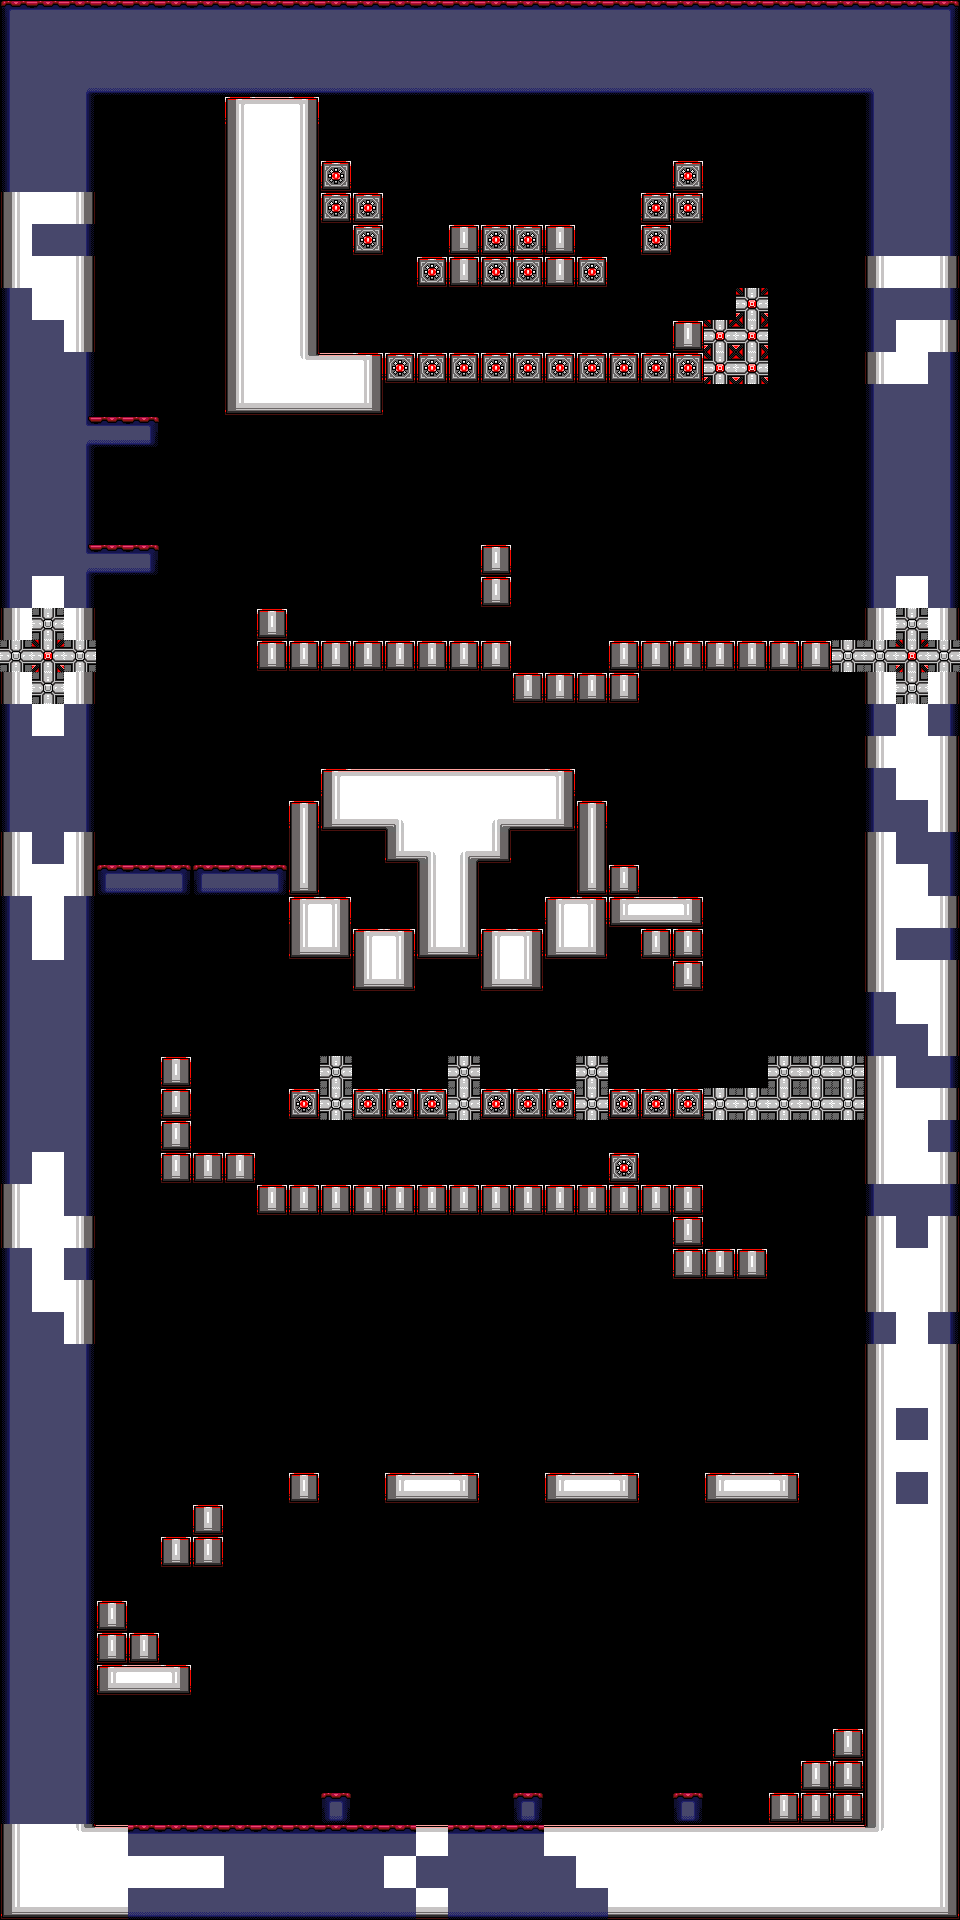

The image is a tile-based game level rendered from a .tmx file. Its description and source (layers, tilesets, objects; grid data summarised) follow:
An orthogonal 30x60 tile map with 32x32 px tiles, 1 tile layer (Solid), 6 tilesets and 60 objects (9x spring, 7x jump, 7x sunmask, 7x fire_trap, 5x plataforma, ...).

<map version="1.0" orientation="orthogonal" renderorder="right-down" width="30" height="60" tilewidth="32" tileheight="32" nextobjectid="221">
 <tileset firstgid="1" name="tileset" tilewidth="32" tileheight="32" tilecount="64">
  <image source="../../images/tileset.png" width="256" height="256" />
 </tileset>
 <tileset firstgid="65" name="plataforma" tilewidth="32" tileheight="32" tilecount="2">
  <image source="../../images/plataforma.png" width="64" height="32" />
 </tileset>
 <tileset firstgid="67" name="proto_basic_item" tilewidth="16" tileheight="16" tilecount="3">
  <image source="../../images/proto_basic_item.png" width="48" height="16" />
 </tileset>
 <tileset firstgid="70" name="proto_e_fly" tilewidth="32" tileheight="32" tilecount="4">
  <image source="../../images/proto_e_fly.png" width="64" height="64" />
 </tileset>
 <tileset firstgid="74" name="proto_e_jumper" tilewidth="32" tileheight="32" tilecount="12">
  <image source="../../images/proto_e_jumper.png" width="128" height="96" />
 </tileset>
 <tileset firstgid="86" name="static_enemy" tilewidth="32" tileheight="32" tilecount="4">
  <image source="../../images/static_enemy.png" width="64" height="64" />
 </tileset>
 <layer name="Solid" width="30" height="60">
  <data>[1800 cells, 737 non-empty, 37 distinct tile ids]</data>
 </layer>
 <objectgroup name="Player">
  <object id="1" type="player_start" x="160" y="1792" width="32" height="32" />
  <object id="171" type="Yway" gid="23" x="96" y="1824" width="32" height="32" />
  <object id="187" type="corridor" gid="23" x="480" y="224" width="32" height="32" />
  <object id="188" type="save_t" x="464" y="320" width="32" height="31" />
 </objectgroup>
 <objectgroup color="#00ff00" name="Plataforma">
  <object id="172" name="hcr" type="plataforma" x="507.333" y="1698" width="246.667" height="16">
   <properties>
    <property name="LMTTIPE" value="1" />
    <property name="TIPE" value="1" />
    <property name="dir" value="0" />
   </properties>
  </object>
  <object id="173" type="spring" x="190" y="689.334" width="32" height="16" />
  <object id="174" type="spring" x="160" y="848" width="32" height="16" />
  <object id="184" type="fall" gid="39" x="512" y="576" width="32" height="32">
   <properties>
    <property name="tile" value="4" />
   </properties>
  </object>
  <object id="185" type="fall" gid="39" x="576" y="576" width="32" height="32">
   <properties>
    <property name="tile" value="4" />
   </properties>
  </object>
  <object id="186" type="fall" gid="39" x="544" y="576" width="32" height="32">
   <properties>
    <property name="tile" value="4" />
   </properties>
  </object>
  <object id="191" name="vcd" type="plataforma" x="793.333" y="290.667" width="46.3348" height="283.333">
   <properties>
    <property name="LMTTIPE" value="1" />
    <property name="TIPE" value="1" />
    <property name="dir" value="1" />
   </properties>
  </object>
  <object id="192" name="h" type="plataforma" x="614.332" y="544.667" width="165.668" height="29.3333">
   <properties>
    <property name="LMTTIPE" value="0" />
    <property name="TIPE" value="0" />
    <property name="dir" value="0" />
   </properties>
  </object>
  <object id="197" type="spring" x="800" y="1040" width="32" height="16" />
  <object id="204" name="hcr" type="plataforma" x="218" y="1698" width="244.667" height="16">
   <properties>
    <property name="LMTTIPE" value="1" />
    <property name="TIPE" value="1" />
    <property name="dir" value="0" />
   </properties>
  </object>
  <object id="205" name="vcd" type="plataforma" x="793" y="1248" width="48" height="190">
   <properties>
    <property name="LMTTIPE" value="1" />
    <property name="TIPE" value="1" />
    <property name="dir" value="1" />
   </properties>
  </object>
  <object id="206" type="spring" x="192" y="848" width="32" height="16" />
  <object id="207" type="spring" x="448.667" y="623.333" width="32" height="16" />
  <object id="217" type="spring" x="224" y="848" width="32" height="16" />
  <object id="218" type="spring" x="256" y="848" width="32" height="16" />
  <object id="219" type="spring" x="96" y="848" width="32" height="16" />
  <object id="220" type="spring" x="128" y="848" width="32" height="16" />
 </objectgroup>
 <objectgroup color="#0000ff" name="Enemy">
  <object id="136" type="omnishot" gid="86" x="708.75" y="994.502" width="32" height="32" />
  <object id="138" type="jump" gid="77" x="438.917" y="1185.33" width="32" height="32" />
  <object id="139" type="sunmask" gid="70" x="128.417" y="709.835" width="32" height="32" />
  <object id="140" type="cloud" gid="72" x="790.25" y="821.002" width="32" height="32" />
  <object id="141" type="cloud" gid="72" x="675.417" y="481.168" width="32" height="32" />
  <object id="145" type="jump" gid="77" x="336.25" y="1188" width="32" height="32" />
  <object id="146" type="sunmask" gid="70" x="563.417" y="486.168" width="32" height="32" />
  <object id="148" type="cloud" gid="72" x="390.25" y="728.002" width="32" height="32" />
  <object id="149" type="omnishot" gid="86" x="672.75" y="1347.5" width="32" height="32" />
  <object id="152" type="jump" gid="77" x="637.25" y="1810" width="32" height="32" />
  <object id="153" type="omnishot" gid="86" x="384" y="513" width="32" height="32" />
  <object id="156" type="jump" gid="77" x="460.25" y="1804" width="32" height="32" />
  <object id="157" type="omnishot" gid="86" x="468" y="1608" width="32" height="32" />
  <object id="158" type="jump" gid="77" x="521.25" y="1068" width="32" height="32" />
  <object id="163" type="cloud" gid="72" x="221.674" y="1332.85" width="32" height="32" />
  <object id="164" type="jump" gid="77" x="700.917" y="1085" width="32" height="32" />
  <object id="165" type="trishot" gid="87" x="161.417" y="1055" width="32" height="32">
   <properties>
    <property name="dir" value="1" />
   </properties>
  </object>
  <object id="167" type="jump" gid="77" x="372.25" y="1082" width="32" height="32" />
  <object id="170" type="single" gid="88" x="832" y="1472" width="32" height="32">
   <properties>
    <property name="dir" value="0" />
   </properties>
  </object>
  <object id="198" type="omnishot" gid="86" x="354" y="1346" width="32" height="32" />
  <object id="199" type="cloud" gid="72" x="502.182" y="1377.94" width="32" height="32" />
  <object id="208" type="sunmask" gid="70" x="748.667" y="1586.67" width="32" height="32" />
  <object id="209" type="sunmask" gid="70" x="388.333" y="1580.67" width="32" height="32" />
  <object id="210" type="sunmask" gid="70" x="131" y="808" width="32" height="32" />
  <object id="211" type="sunmask" gid="70" x="351" y="896" width="32" height="32" />
  <object id="212" type="sunmask" gid="70" x="513" y="897" width="32" height="32" />
 </objectgroup>
 <objectgroup color="#ff0000" name="Trap">
  <object id="175" type="fire_trap" x="274" y="1152" width="32" height="32" />
  <object id="176" type="fire_trap" x="384" y="1152" width="32" height="32" />
  <object id="177" type="fire_trap" x="224" y="1120" width="32" height="32" />
  <object id="178" type="fire_trap" x="512" y="1152" width="32" height="32" />
  <object id="180" type="needle" x="512" y="640" width="96" height="32" />
  <object id="181" type="needle" x="609" y="608" width="255" height="32" />
  <object id="195" type="fire_trap" x="736" y="1216" width="32" height="32" />
  <object id="201" type="fire_trap" x="384" y="608.5" width="32" height="32" />
  <object id="202" type="fire_trap" x="320" y="609" width="32" height="32" />
 </objectgroup>
 <objectgroup color="#ffff00" name="Items">
  <object id="200" type="health" gid="67" x="130" y="510" width="16" height="16" />
  <object id="203" type="shield" gid="68" x="264" y="572.5" width="16" height="16" />
  <object id="213" type="health" gid="67" x="711.5" y="1244.5" width="16" height="16" />
  <object id="215" type="health" gid="67" x="617.333" y="340" width="16" height="16" />
 </objectgroup>
</map>